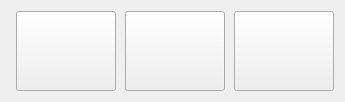
<?xml version="1.0" encoding="UTF-8"?>
<ui version="4.0">
 <class>AdminButton</class>
 <widget class="QWidget" name="AdminButton">
  <property name="geometry">
   <rect>
    <x>0</x>
    <y>0</y>
    <width>345</width>
    <height>98</height>
   </rect>
  </property>
  <property name="windowTitle">
   <string>Form</string>
  </property>
  <layout class="QHBoxLayout" name="horizontalLayout">
   <property name="spacing">
    <number>9</number>
   </property>
   <item>
    <spacer name="horizontalSpacer">
     <property name="orientation">
      <enum>Qt::Horizontal</enum>
     </property>
     <property name="sizeHint" stdset="0">
      <size>
       <width>40</width>
       <height>20</height>
      </size>
     </property>
    </spacer>
   </item>
   <item>
    <widget class="QPushButton" name="btnExplorer">
     <property name="minimumSize">
      <size>
       <width>100</width>
       <height>80</height>
      </size>
     </property>
     <property name="text">
      <string/>
     </property>
     <property name="icon">
      <iconset resource="../../ekiosk.qrc">
       <normaloff>:/assets/icons/admin_18.png</normaloff>:/assets/icons/admin_18.png</iconset>
     </property>
     <property name="iconSize">
      <size>
       <width>72</width>
       <height>72</height>
      </size>
     </property>
    </widget>
   </item>
   <item>
    <widget class="QPushButton" name="btnKeyboard">
     <property name="minimumSize">
      <size>
       <width>100</width>
       <height>80</height>
      </size>
     </property>
     <property name="text">
      <string/>
     </property>
     <property name="icon">
      <iconset resource="../../ekiosk.qrc">
       <normaloff>:/assets/icons/admin_19.png</normaloff>:/assets/icons/admin_19.png</iconset>
     </property>
     <property name="iconSize">
      <size>
       <width>72</width>
       <height>72</height>
      </size>
     </property>
    </widget>
   </item>
   <item>
    <widget class="QPushButton" name="btnClose">
     <property name="minimumSize">
      <size>
       <width>100</width>
       <height>80</height>
      </size>
     </property>
     <property name="text">
      <string/>
     </property>
     <property name="icon">
      <iconset resource="../../ekiosk.qrc">
       <normaloff>:/assets/icons/reg_8.png</normaloff>:/assets/icons/reg_8.png</iconset>
     </property>
     <property name="iconSize">
      <size>
       <width>72</width>
       <height>72</height>
      </size>
     </property>
    </widget>
   </item>
  </layout>
 </widget>
 <resources>
  <include location="../../ekiosk.qrc"/>
 </resources>
 <connections/>
</ui>
